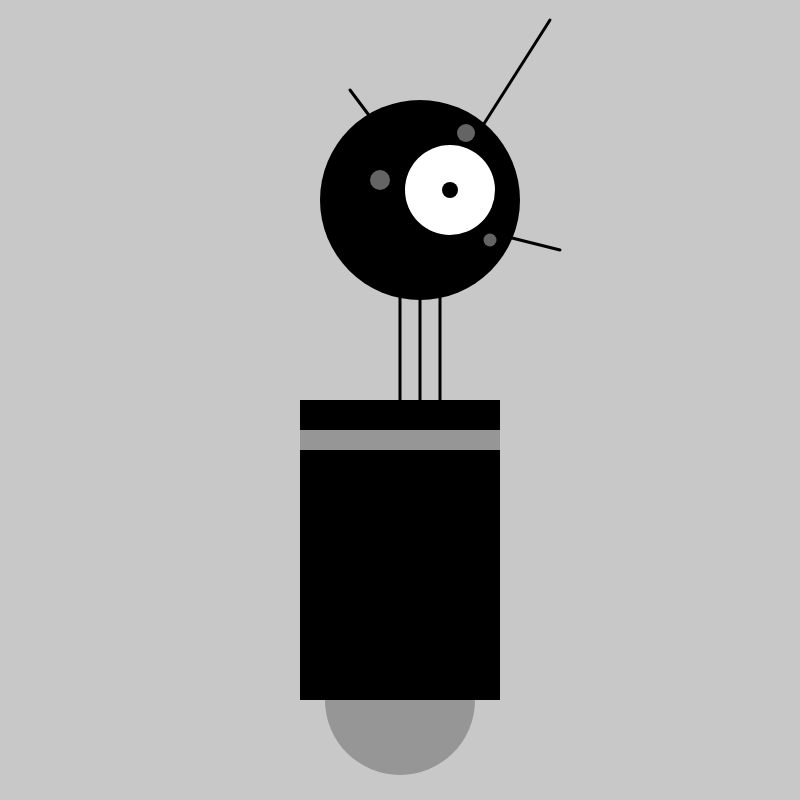
Frame 1 (no input)
Frame 60 (no input): identical to frame 1, image omitted
Frame 120 (the mouse pressed at the canvas centre since frame 60): identical to frame 1, image omitted

The p5.js sketch that drew this single still picture (run headless with seeded random() and noise() and a simulated clock; from frame 60 on, the mouse is pressed at the canvas centre):

// p5.js sketch
// ── sketch.js
function setup() {
  createCanvas(800,800)
}

function draw() {
  background(200,200,200)
  
  //Neck
  stroke(0)
  strokeWeight(3)
  line(440,200,440,600);
  line(420,200,420,600);
  line(400,200,400,600);
  
  //Hair
  line(380,130,350,90);
  line(480,130,550,20);
  line(480,230,560,250);
  
  
  //Body
  noStroke();
  fill(150);
  ellipse(400,700,150,150)
  
  noStroke();
  fill(0);
  rect(300,400,200,300) 
  
  noStroke();
  fill(150);
  rect(300,430,200,20) 
  
  //Head
  noStroke()
  fill(0)
  ellipse(420,200,200,200)
  
  //Big eye
  noStroke()
  fill(256)
  ellipse(450,190,90,90)
  
  noStroke()
  fill(0)
  ellipse(450,190,16,16)
  
  //Three eyes
  noStroke()
  fill(100)
  ellipse(380,180,20,20)
  
  noStroke()
  fill(100)
  ellipse(490,240,13,13)
  
  noStroke()
  fill(100)
  ellipse(466,133,18,18)
  
  
  
 
}
